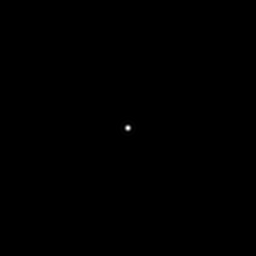
#> input picture PSF256_405nm.tif, 256 x 256 px
$ jupyter execute test.ipynb
#> lines starting #> are read from the running program, lines starting #| are printed output that depends on the picture
[cell 1]
import numpy as np
from PIL import Image
import matplotlib.pyplot as plt
from scipy.ndimage import convolve
from numpy.fft import fft2, ifft2, fftshift, ifftshift

[cell 2]
# 创建图像尺寸
width = 256
height = 256

# 生成坐标网格
x = np.arange(width) - (width-1)/2.0
y = (height-1)/2.0 - np.arange(height)
x, y = np.meshgrid(x, y)

[cell 3]
# 计算极角（角度制）
theta = np.degrees(np.arctan2(y, x))
theta = np.mod(theta + 360, 360)  # 转换为0-360度

# 计算扇形区域（48个辐条）
num_spokes = 48
sector_size = 360 / num_spokes
sectors = np.floor(theta / sector_size)

[cell 4]
# 生成256x256的随机散斑图片
# speckle_image = np.zeros((height, width), dtype=np.uint32)
speckle_image = np.zeros((height, width))
num_speckles = 1000
indices = np.random.choice(height * width, num_speckles, replace=False)
speckle_image[np.unravel_index(indices, (height, width))] = 1

plt.imshow(speckle_image, cmap='gray')
plt.axis('off')  # 不显示坐标轴
plt.show()
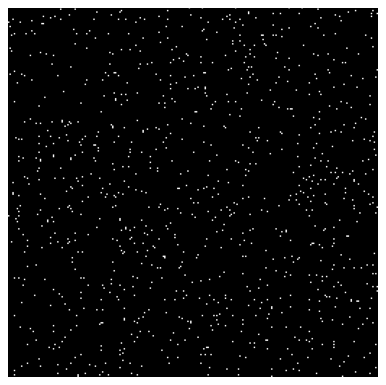
#> figure drawn by matplotlib, 1 panel

[cell 5]
# 加载 PSF 图像
psf_image = Image.open('PSF256_405nm.tif')
#> psf_image is the input picture: PIL image 256x256 F; min 1.27e-09, max 1, mean 0.000376
psf_array = np.array(psf_image)

# 对散斑图片进行卷积
# 对散斑图片进行卷积，使用模式'constant'并设置cval=0.0以减少内存使用
# convolved_image = convolve(speckle_image, psf_array, mode='constant', cval=0.0)
convolved_image = fft2(fftshift(speckle_image)) * fft2(fftshift(psf_array))
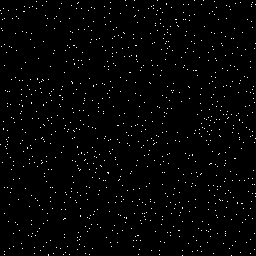
#> speckle_image: shape (256, 256) float64; values 0 (black) and 1 (white), 1.5% white in thin lines or dots
convolved_image = ifftshift(ifft2(convolved_image).real)
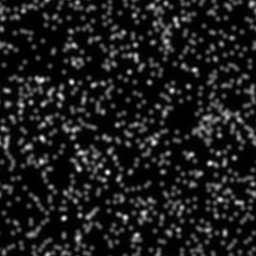
#> convolved_image: shape (256, 256) float64; min 0.0198, max 3.05, mean 0.376; drawn with min black and max white

# 显示卷积后的图像
plt.imshow(convolved_image, cmap='gray')
plt.axis('off')  # 不显示坐标轴
plt.show()
